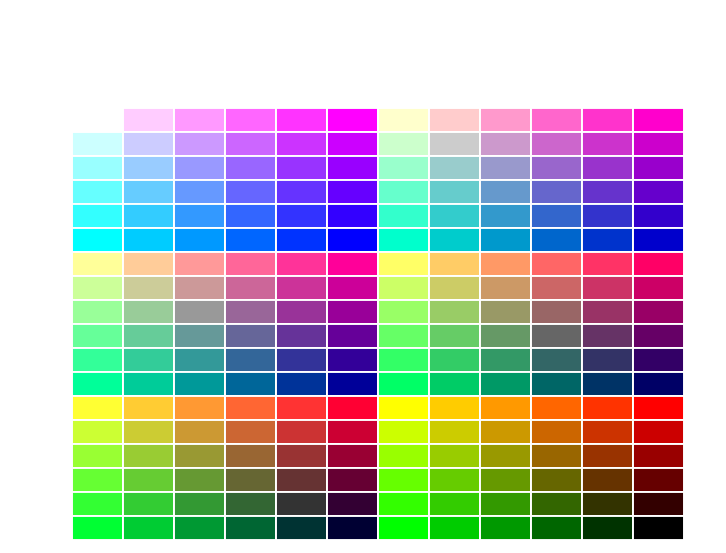

Source code (gnuplot):
; colorbar.plt
;
header=0 : axlwt=0 : annlwt=0 : bgco=0 : fgco=0 : n=6 : a=1 : b=1
xmin=0 : ymin=0 : xmax=8 : ymax=8 : xllc=0 : yllc=0 : xlen=8 : ylen=8
plot

%define CMY "(1-($1-1)/(n-1)) (1-($2-1)/(n-1)) (1-($3-1)/(n-1))"
%repeat n
    %repeat n
        %repeat n
            %CMY $$0 $$$$0 $0
        %%%%
    %%%
%%
palette

%define box ; <xllc> <yllc> <color_index>
xofst=a+($1)*xgain : yofst=b-($2)*ygain : shdcol=$3 : pltype=r
0 0
1 1
plot
%%

xgain=(8.5/(2*n)) : ygain=(6*2/(n*n)) : shade=21
%repeat (n/2)
    %repeat 2
	a = 1.0 + xgain*(($$0-1)*n)
        b = 0.5 + ygain*((n*n/2-1) - ($0-1)*n)
        %repeat n
            %repeat n
                x=($$$$$$$$0-1)
                y=($$$$0-1)
                c=((($0-1)*2+($$0-1))*n+($$$$0-1))*n+($$$$$$$$0-1)
                %box x y c
            %%%%%
        %%%%
    %%%
%%
